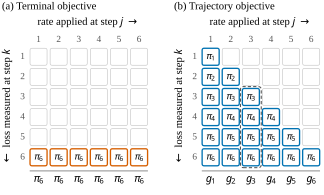

Reproduce this figure in Python.
"""
Fig. 2: Credit assignment of the state-based gradient (Sec. IV-C).

Cell (k, j): contribution w_k * pi_k^T of the loss measured at step k to the
rate applied at step j <= k (zero for j > k), Eqs. (22)-(25).
  (a) Terminal objective   : only row M is nonzero; every column receives pi_M.
  (b) Trajectory objective : full lower triangle; column sums are the
                             costates g_j = Delta_lambda * sum_{k>=j} w_k pi_k.

Style: project rules in TRO_figure_style.md (uses source/tro_style.py when it
is importable, otherwise an equivalent local fallback).
Output (next to this file): fig2_credit_assignment.pdf / .svg
"""
from pathlib import Path

import matplotlib as mpl
import matplotlib.pyplot as plt
from matplotlib.patches import FancyBboxPatch

# ----------------------------------------------------------------- style
try:
    import tro_style as ts
    ts.apply()
    COL_W = ts.COL_W
    _save = ts.save
except ImportError:
    COL_W = 3.5
    mpl.rcParams.update({
        "font.family": "serif",
        "font.serif": ["Times New Roman", "Times", "Liberation Serif",
                       "Nimbus Roman", "TeX Gyre Termes"],
        "mathtext.fontset": "stix",
        "font.size": 8, "axes.titlesize": 8, "axes.labelsize": 8,
        "legend.fontsize": 7, "xtick.labelsize": 7, "ytick.labelsize": 7,
        "axes.linewidth": 0.5, "lines.linewidth": 1.0,
        "pdf.fonttype": 42, "svg.fonttype": "none", "text.usetex": False,
    })

    def _save(fig, stem):
        for ext in ("pdf", "svg"):
            fig.savefig(f"{stem}.{ext}", bbox_inches="tight", pad_inches=0.02)
        # SVG text must request "Times New Roman" even if a metric-compatible
        # fallback was used for layout on this machine
        svg = Path(f"{stem}.svg")
        txt = svg.read_text()
        for alt in ("Liberation Serif", "Nimbus Roman", "TeX Gyre Termes", "Times"):
            txt = txt.replace(f"'{alt}'", "'Times New Roman'")
        svg.write_text(txt)

# Okabe-Ito palette (TRO_figure_style.md, Sec. 3)
BLUE, VERMILION, GRAY = "#0072B2", "#D55E00", "#555555"
EMPTY_EC = "#C8C8C8"

FS_TITLE, FS_LABEL, FS_ANNOT = 8, 8, 7   # titles / axis labels / everything else

# ---------------------------------------------------------------- geometry
M = 6
CELL, GAP = 1.0, 0.18
PITCH = CELL + GAP
W = M * PITCH - GAP


def cell_xy(k, j):
    """Lower-left corner of cell (row k, column j); row 1 at the top."""
    return (j - 1) * PITCH, (M - k) * PITCH


def draw_cell(ax, k, j, active, ec=None, label=None):
    """Active cells: white fill, solid colored outline, black symbol.
    Empty cells: no fill, thin light-gray outline. The symbol is never
    printed on a tinted background, and active/empty differ by line weight,
    not by color alone (grayscale-safe)."""
    x, y = cell_xy(k, j)
    if active:
        ax.add_patch(FancyBboxPatch((x, y), CELL, CELL,
                                    boxstyle="round,pad=0,rounding_size=0.12",
                                    fc="white", ec=ec, lw=1.0))
        ax.text(x + CELL / 2, y + CELL / 2, label, ha="center", va="center",
                fontsize=FS_ANNOT, color="black")
    else:
        ax.add_patch(FancyBboxPatch((x, y), CELL, CELL,
                                    boxstyle="round,pad=0,rounding_size=0.12",
                                    fc="none", ec=EMPTY_EC, lw=0.5))


def draw_grid(ax, objective):
    color = VERMILION if objective == "terminal" else BLUE
    for k in range(1, M + 1):
        for j in range(1, M + 1):
            if objective == "terminal":
                active = (k == M)
            else:
                active = (j <= k)
            draw_cell(ax, k, j, active, color, rf"$\pi_{k}$")

    # step indices
    for i in range(1, M + 1):
        _, y = cell_xy(i, 1)
        ax.text(-0.3, y + CELL / 2, f"{i}", ha="right", va="center",
                fontsize=FS_ANNOT, color=GRAY)
        x, _ = cell_xy(1, i)
        ax.text(x + CELL / 2, W + 0.25, f"{i}", ha="center", va="bottom",
                fontsize=FS_ANNOT, color=GRAY)

    # axis labels
    ax.text(W / 2, W + 1.2, r"rate applied at step $j$ $\rightarrow$",
            ha="center", va="bottom", fontsize=FS_LABEL)
    ax.text(-1.3, W / 2, r"$\leftarrow$ loss measured at step $k$",
            ha="center", va="center", rotation=90, fontsize=FS_LABEL)

    # column sums under a rule
    ax.plot([0.0, W], [-0.3, -0.3], color=GRAY, lw=0.5)
    for j in range(1, M + 1):
        x, _ = cell_xy(M, j)
        s = rf"$\pi_{M}$" if objective == "terminal" else rf"$g_{j}$"
        ax.text(x + CELL / 2, -0.55, s, ha="center", va="top", fontsize=FS_LABEL)

    # (b): mark one column sum, g_3 = Delta_lambda (w_3 pi_3 + ... + w_6 pi_6)
    if objective == "trajectory":
        jh = 3
        x, y_bot = cell_xy(M, jh)
        _, y_top = cell_xy(jh, jh)
        ax.add_patch(FancyBboxPatch((x - 0.11, y_bot - 0.11), CELL + 0.22,
                                    y_top - y_bot + CELL + 0.22,
                                    boxstyle="round,pad=0,rounding_size=0.18",
                                    fc="none", ec=GRAY, lw=0.8, ls=(0, (3, 2))))

    ax.set_xlim(-1.65, W + 0.1)
    ax.set_ylim(-1.6, W + 2.15)
    ax.set_aspect("equal")
    ax.axis("off")


def main():
    fig, axes = plt.subplots(1, 2, figsize=(COL_W, 2.1))
    fig.subplots_adjust(left=0.0, right=1.0, bottom=0.0, top=0.9, wspace=0.05)

    draw_grid(axes[0], "terminal")
    draw_grid(axes[1], "trajectory")
    axes[0].set_title("(a) Terminal objective", loc="left", fontsize=FS_TITLE, pad=1)
    axes[1].set_title("(b) Trajectory objective", loc="left", fontsize=FS_TITLE, pad=1)

    stem = Path(__file__).resolve().parent / "fig2_credit_assignment"
    _save(fig, str(stem))


if __name__ == "__main__":
    main()
